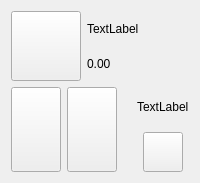
              <widget class="QWidget" name="widget_4" native="true">
               <property name="maximumSize">
                <size>
                 <width>200</width>
                 <height>16777215</height>
                </size>
               </property>
               <layout class="QHBoxLayout" name="horizontalLayout_57">
                <item>
                 <layout class="QVBoxLayout" name="verticalLayout_27">
                  <item>
                   <layout class="QHBoxLayout" name="horizontalLayout_58">
                    <item>
                     <widget class="QPushButton" name="player1_icon">
                      <property name="minimumSize">
                       <size>
                        <width>70</width>
                        <height>70</height>
                       </size>
                      </property>
                      <property name="maximumSize">
                       <size>
                        <width>70</width>
                        <height>70</height>
                       </size>
                      </property>
                      <property name="text">
                       <string/>
                      </property>
                      <property name="iconSize">
                       <size>
                        <width>70</width>
                        <height>70</height>
                       </size>
                      </property>
                     </widget>
                    </item>
                    <item>
                     <layout class="QVBoxLayout" name="verticalLayout_28">
                      <property name="spacing">
                       <number>0</number>
                      </property>
                      <item>
                       <layout class="QHBoxLayout" name="horizontalLayout_59">
                        <item>
                         <widget class="QLabel" name="player1_name">
                          <property name="text">
                           <string>TextLabel</string>
                          </property>
                         </widget>
                        </item>
                        <item>
                         <spacer name="horizontalSpacer_68">
                          <property name="orientation">
                           <enum>Qt::Horizontal</enum>
                          </property>
                          <property name="sizeHint" stdset="0">
                           <size>
                            <width>40</width>
                            <height>20</height>
                           </size>
                          </property>
                         </spacer>
                        </item>
                       </layout>
                      </item>
                      <item>
                       <layout class="QHBoxLayout" name="horizontalLayout_60">
                        <item>
                         <widget class="QLabel" name="player1_money_available">
                          <property name="text">
                           <string>0.00</string>
                          </property>
                         </widget>
                        </item>
                        <item>
                         <spacer name="horizontalSpacer_70">
                          <property name="orientation">
                           <enum>Qt::Horizontal</enum>
                          </property>
                          <property name="sizeHint" stdset="0">
                           <size>
                            <width>40</width>
                            <height>20</height>
                           </size>
                          </property>
                         </spacer>
                        </item>
                       </layout>
                      </item>
                     </layout>
                    </item>
                   </layout>
                  </item>
                  <item>
                   <layout class="QHBoxLayout" name="horizontalLayout_24">
                    <item>
                     <widget class="QPushButton" name="player1_card1">
                      <property name="minimumSize">
                       <size>
                        <width>50</width>
                        <height>85</height>
                       </size>
                      </property>
                      <property name="text">
                       <string/>
                      </property>
                      <property name="iconSize">
                       <size>
                        <width>50</width>
                        <height>85</height>
                       </size>
                      </property>
                     </widget>
                    </item>
                    <item>
                     <widget class="QPushButton" name="player1_card2">
                      <property name="minimumSize">
                       <size>
                        <width>50</width>
                        <height>85</height>
                       </size>
                      </property>
                      <property name="text">
                       <string/>
                      </property>
                      <property name="iconSize">
                       <size>
                        <width>50</width>
                        <height>85</height>
                       </size>
                      </property>
                     </widget>
                    </item>
                    <item>
                     <spacer name="horizontalSpacer_71">
                      <property name="orientation">
                       <enum>Qt::Horizontal</enum>
                      </property>
                      <property name="sizeHint" stdset="0">
                       <size>
                        <width>40</width>
                        <height>20</height>
                       </size>
                      </property>
                     </spacer>
                    </item>
                    <item>
                     <layout class="QVBoxLayout" name="verticalLayout_43">
                      <item>
                       <layout class="QHBoxLayout" name="horizontalLayout_78">
                        <item>
                         <widget class="QLabel" name="player1_action">
                          <property name="text">
                           <string>TextLabel</string>
                          </property>
                         </widget>
                        </item>
                       </layout>
                      </item>
                      <item>
                       <layout class="QHBoxLayout" name="horizontalLayout_79">
                        <item>
                         <widget class="QPushButton" name="player1_dealer">
                          <property name="minimumSize">
                           <size>
                            <width>40</width>
                            <height>40</height>
                           </size>
                          </property>
                          <property name="maximumSize">
                           <size>
                            <width>40</width>
                            <height>40</height>
                           </size>
                          </property>
                          <property name="text">
                           <string/>
                          </property>
                          <property name="iconSize">
                           <size>
                            <width>40</width>
                            <height>40</height>
                           </size>
                          </property>
                         </widget>
                        </item>
                       </layout>
                      </item>
                     </layout>
                    </item>
                   </layout>
                  </item>
                 </layout>
                </item>
               </layout>
              </widget>
